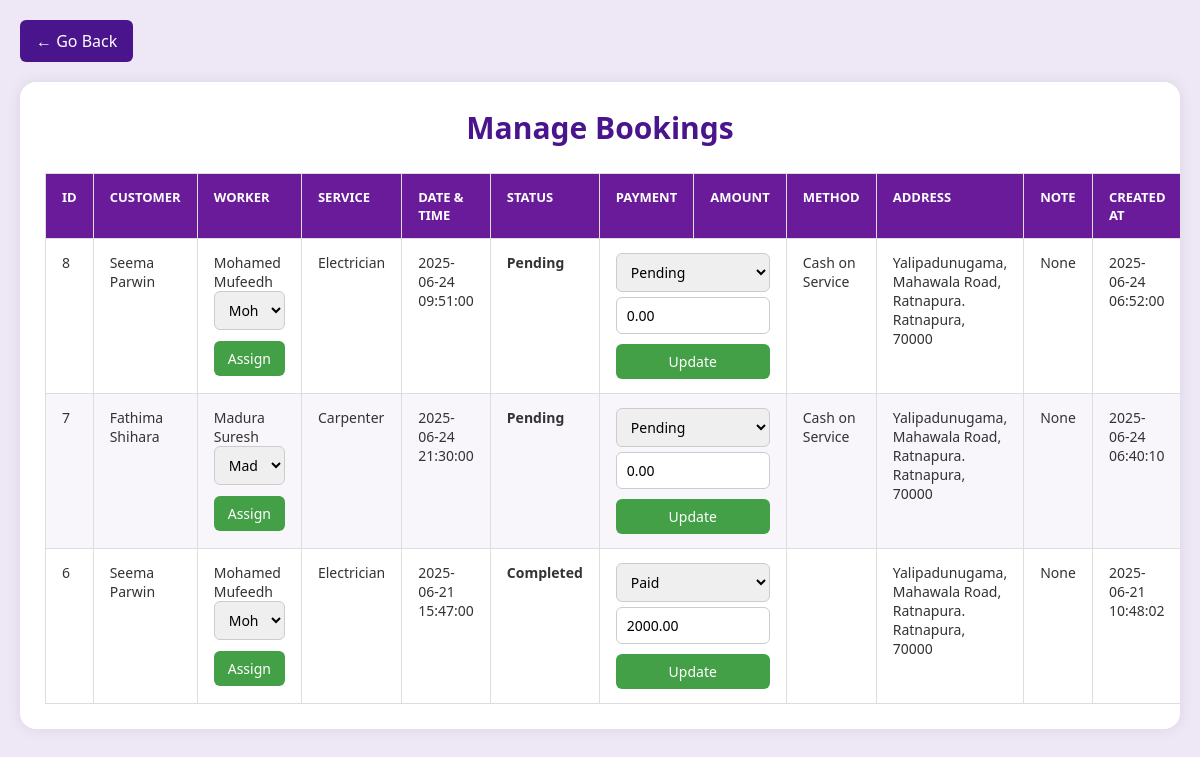
/ManageBookings.php (signed in), run on the app's committed database.
### tables this page shows
CREATE TABLE `bookings` (
  `booking_id` int(11) NOT NULL,
  `customer_id` int(11) DEFAULT NULL,
  `worker_id` int(11) DEFAULT NULL,
  `payment_method` enum('Cash on Service','Card') NOT NULL,
  `service_id` int(11) NOT NULL,
  `date` date DEFAULT NULL,
  `time` time DEFAULT NULL,
  `booking_datetime` datetime NOT NULL,
  `status` enum('Pending','Confirmed','Completed','Cancelled') NOT NULL DEFAULT 'Pending',
  `created_at` timestamp NOT NULL DEFAULT current_timestamp(),
  `booking_status` varchar(20) DEFAULT 'Pending' CHECK (`booking_status` in ('Pending','Confirmed','Completed','Cancelled')),
  `service_address` varchar(255) DEFAULT NULL,
  `city` varchar(100) DEFAULT NULL,
  `postal_code` varchar(20) DEFAULT NULL,
  `customer_note` text DEFAULT NULL,
  `total_amount` decimal(10,2) DEFAULT 0.00,
  `payment_status` enum('Pending','Unpaid','Paid') DEFAULT 'Pending',
  `updated_at` datetime DEFAULT NULL,
  `customer_visible` tinyint(1) DEFAULT 1
);

CREATE TABLE `customers` (
  `customer_id` int(11) NOT NULL,
  `name` varchar(100) NOT NULL,
  `email` varchar(100) NOT NULL,
  `phone` varchar(15) NOT NULL,
  `password` varchar(255) NOT NULL,
  `address` text NOT NULL,
  `profile_picture` varchar(255) DEFAULT 'default.png',
  `created_at` timestamp NOT NULL DEFAULT current_timestamp(),
  `status` enum('active','inactive') DEFAULT 'active'
);

CREATE TABLE `workers` (
  `worker_id` int(11) NOT NULL,
  `fullname` varchar(100) NOT NULL,
  `email` varchar(100) NOT NULL,
  `phone` varchar(20) NOT NULL,
  `address` varchar(255) NOT NULL,
  `skill` varchar(50) NOT NULL,
  `profile_picture` varchar(255) DEFAULT NULL,
  `password` varchar(255) NOT NULL,
  `status` enum('Pending','Approved','Rejected') DEFAULT 'Pending',
  `created_at` timestamp NOT NULL DEFAULT current_timestamp(),
  `availability` varchar(100) DEFAULT NULL,
  `working_hours` varchar(100) DEFAULT NULL
);

CREATE TABLE `services` (
  `service_id` int(11) NOT NULL,
  `service_name` varchar(255) NOT NULL,
  `description` text DEFAULT NULL,
  `price` decimal(10,2) NOT NULL,
  `service_rate` varchar(100) DEFAULT NULL,
  `service_duration` varchar(100) DEFAULT NULL,
  `service_rules` text DEFAULT NULL,
  `icon_class` varchar(255) DEFAULT NULL,
  `active` tinyint(1) NOT NULL DEFAULT 1
);

### ManageBookings.php (the view, shortened to what this page needs)
<?php
$conn = new mysqli("localhost", "root", "", "home_service_db");
$sql = "SELECT b.*,
               c.name AS customer_name,
               w.fullname AS worker_name,
               s.service_name
        FROM bookings b
        JOIN customers c ON b.customer_id = c.customer_id
        JOIN workers w ON b.worker_id = w.worker_id
        JOIN services s ON b.service_id = s.service_id
        ORDER BY b.created_at DESC";
$result = $conn->query($sql);
?>
<!DOCTYPE html>
<html>
<head>
</head>
<body>
    <a href="AdminDashboard1.php" class="go-back-btn">← Go Back</a>
<div class="container">
    <h2>Manage Bookings</h2>
    <table>
        <thead>
            <tr>
                <th>ID</th>
                <th>Customer</th>
                <th>Worker</th>
                <th>Service</th>
                <th>Date & Time</th>
                <th>Status</th>
                <th>Payment</th>
                <th>Amount</th>
                <th>Method</th>
                <th>Address</th>
                <th>Note</th>
                <th>Created At</th>
            </tr>
        </thead>
        <tbody>
            <?php if ($result->num_rows > 0):
                while($row = $result->fetch_assoc()): ?>
                <tr>
                    <td><?= $row['booking_id'] ?></td>
                    <td><?= htmlspecialchars($row['customer_name']) ?>
               <td>
    <?= htmlspecialchars($row['worker_name'] ?? 'Not Assigned') ?><br>
    <form method="POST">
        <select name="worker_id" required>
            <?php
            $workers = $conn->query("SELECT worker_id, fullname FROM workers");
            while ($w = $workers->fetch_assoc()):
            ?>
                <option value="<?= $w['worker_id'] ?>" <?= $row['worker_id'] == $w['worker_id'] ? 'selected' : '' ?>>
                    <?= htmlspecialchars($w['fullname']) ?>
                </option>
            <?php endwhile; ?>
        </select>
        <button type="submit" name="assign_worker" class="btn-update">Assign</button>
    </form>
</td>
                    <td><?= htmlspecialchars($row['service_name']) ?></td>
                    <td><?= $row['date'] . " " . $row['time'] ?></td>
                    <td><strong><?= $row['booking_status'] ?></strong></td>
                    <td colspan="2">
    <form method="POST" style="display: flex; flex-direction: column; gap: 5px;">
        <select name="payment_status" required>
            <option value="Paid" <?= $row['payment_status'] == 'Paid' ? 'selected' : '' ?>>Paid</option>
            <option value="Pending" <?= $row['payment_status'] == 'Pending' ? 'selected' : '' ?>>Pending</option>
        </select>
        <input type="number" name="total_amount" value="<?= $row['total_amount'] ?>" step="0.01" min="0" required placeholder="Enter amount">
        <button type="submit" name="update_payment" class="btn-update">Update</button>
    </form>
</td>
                    <td><?= htmlspecialchars($row['payment_method']) ?></td>
                    <td>
                        <?= htmlspecialchars($row['service_address']) ?><br>
                        <?= htmlspecialchars($row['city']) ?>, <?= $row['postal_code'] ?>
                    </td>
                    <td><?= htmlspecialchars($row['customer_note']) ?></td>
                    <td><?= $row['created_at'] ?></td>
                </tr>
            <?php endwhile; else: ?>
                <tr><td colspan="14">No bookings found.</td></tr>
            <?php endif; ?>
        </tbody>
    </table>
</div>
</body>
</html>

### ManageBookings.php (style rules this page uses)
:root { --primary: #6a1b9a; --primary-dark: #4a148c; --secondary: #ede7f6; --text: #333; --white: #fff; --danger: #e53935; --success: #43a047; }
* { box-sizing: border-box; margin: 0; padding: 0; font-family: 'Segoe UI', Tahoma, Geneva, Verdana, sans-serif; }
body { background: var(--secondary); color: var(--text); padding: 20px; }
.go-back-btn { display: inline-block; margin-bottom: 20px; padding: 10px 16px; background-color: var(--primary-dark); color: var(--white); text-decoration: none; border-radius: 6px; transition: background-color 0.3s ease, transform 0.2s; }
.container { background: var(--white); padding: 25px; border-radius: 16px; box-shadow: 0 0 15px rgba(0,0,0,0.08); overflow-x: auto; animation: fadeIn 1s ease; }
h2 { text-align: center; margin-bottom: 25px; font-size: 30px; color: var(--primary-dark); font-weight: bold; }
table { width: 100%; border-collapse: collapse; min-width: 1200px; }
th, td { padding: 14px 16px; border: 1px solid #ddd; text-align: left; vertical-align: top; font-size: 14px; }
th { background-color: var(--primary); color: white; font-weight: 600; text-transform: uppercase; font-size: 13px; }
tr { transition: background-color 0.3s ease; }
tr:nth-child(even) { background-color: #f8f5fb; }
select, input[type="number"] { padding: 8px 10px; font-size: 14px; border-radius: 6px; border: 1px solid #ccc; width: 100%; transition: border-color 0.3s ease; }
button { cursor: pointer; padding: 8px 14px; font-size: 14px; border-radius: 6px; border: none; margin-top: 5px; transition: all 0.3s ease; }
.btn-update { background-color: var(--success); color: white; }
form { display: flex; flex-direction: column; gap: 6px; animation: fadeSlideIn 0.6s ease; }

### data on the page
bookings: booking_id "8", customer.name "Seema Parwin", worker.fullname "Mohamed Mufeedh", worker_id "Mohamed Mufeedh", service.service_name "Electrician", date "2025-06-24", time "09:51:00", booking_status "Pending", payment_status "Pending", total_amount "0.00", payment_method "Cash on Service", service_address "Yalipadunugama, Mahawala Road, Ratnapura.", city "Ratnapura", postal_code "70000", customer_note "None", created_at "2025-06-24 06:52:00"
bookings: booking_id "7", customer.name "Fathima Shihara", worker.fullname "Madura Suresh", worker_id "Madura Suresh", service.service_name "Carpenter", date "2025-06-24", time "21:30:00", booking_status "Pending", payment_status "Pending", total_amount "0.00", payment_method "Cash on Service", service_address "Yalipadunugama, Mahawala Road, Ratnapura.", city "Ratnapura", postal_code "70000", customer_note "None", created_at "2025-06-24 06:40:10"
bookings: booking_id "6", customer.name "Seema Parwin", worker.fullname "Mohamed Mufeedh", worker_id "Mohamed Mufeedh", service.service_name "Electrician", date "2025-06-21", time "15:47:00", booking_status "Completed", payment_status "Paid", total_amount "2000.00", service_address "Yalipadunugama, Mahawala Road, Ratnapura.", city "Ratnapura", postal_code "70000", customer_note "None", created_at "2025-06-21 10:48:02"
